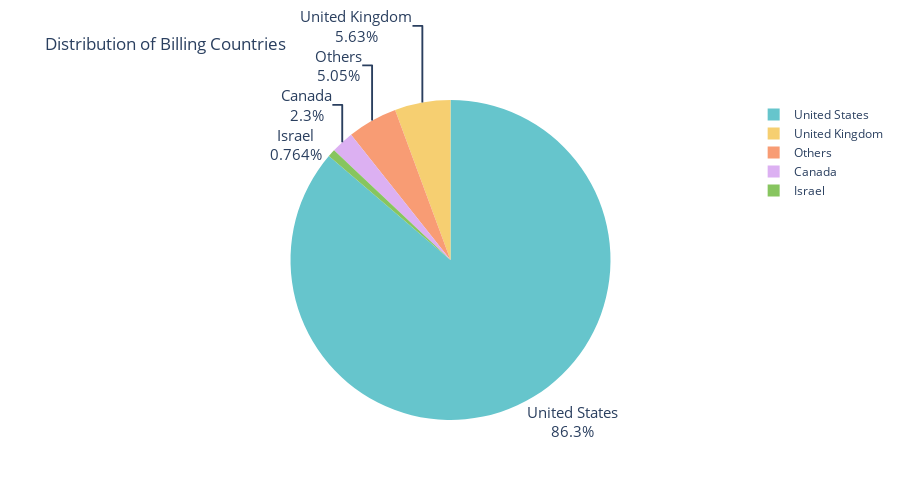

Here is the notebook cell this chart was saved with:
### Code cell
billing_country_counts = df['billing_country'].value_counts()
top_4_countries = billing_country_counts.head(4)
others_count = billing_country_counts[4:].sum()
top_4_countries['Others'] = others_count
top_4_countries = top_4_countries.sort_values(ascending=False)

discrete_colors = px.colors.qualitative.Pastel

fig = px.pie(
    values=top_4_countries.values,
    names=top_4_countries.index,
    title='Distribution of Billing Countries',
    color_discrete_sequence=discrete_colors,  # Use the discrete color range
    height=500
)

fig.update_traces(textposition='outside', textinfo='percent+label', textfont_size=15)

fig.show()

### Figure 1 — Plotly figure (JSON) as saved in the notebook; plotly's stock layout.template omitted (floating-point values rounded to 4 significant figures)
{"data": [{"domain": {"x": [0, 1], "y": [0, 1]}, "hovertemplate": "label=%{label}<br>value=%{value}<extra></extra>", "labels": ["United States", "United Kingdom", "Others", "Canada", "Israel"], "legendgroup": "", "name": "", "showlegend": true, "textfont": {"size": 15}, "textinfo": "percent+label", "textposition": "outside", "type": "pie", "values": [6100, 398, 357, 163, 54]}], "layout": {"height": 500, "legend": {"tracegroupgap": 0}, "piecolorway": ["rgb(102, 197, 204)", "rgb(246, 207, 113)", "rgb(248, 156, 116)", "rgb(220, 176, 242)", "rgb(135, 197, 95)", "rgb(158, 185, 243)", "rgb(254, 136, 177)", "rgb(201, 219, 116)", "rgb(139, 224, 164)", "rgb(180, 151, 231)", "rgb(179, 179, 179)"], "title": {"text": "Distribution of Billing Countries"}}}
